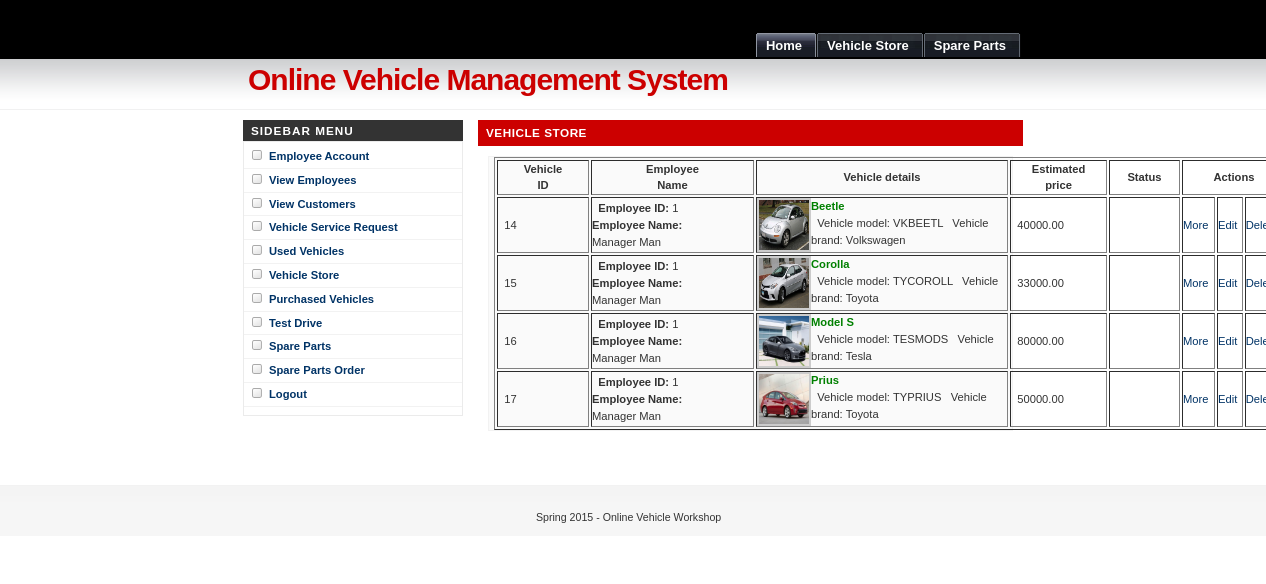
Screenshot of /viewvehiclestore.php (signed in) with the database file from the repository.
### tables this page shows
CREATE TABLE IF NOT EXISTS `vehiclestore` (
  `vehicleid` int(10) NOT NULL AUTO_INCREMENT,
  `empid` int(10) NOT NULL,
  `vehname` varchar(25) NOT NULL,
  `model` varchar(25) NOT NULL,
  `brand` varchar(25) NOT NULL,
  `images` text NOT NULL,
  `estprice` double(10,2) NOT NULL,
  `description` text NOT NULL,
  `status` varchar(25) NOT NULL,
  PRIMARY KEY (`vehicleid`)
);

CREATE TABLE IF NOT EXISTS `employee` (
  `employeeid` int(10) NOT NULL AUTO_INCREMENT,
  `fname` varchar(25) NOT NULL,
  `lname` varchar(25) NOT NULL,
  `loginid` varchar(25) NOT NULL,
  `password` varchar(25) NOT NULL,
  `emailid` varchar(25) NOT NULL,
  `contactno1` varchar(25) NOT NULL,
  `contactno2` varchar(25) NOT NULL,
  `employeetype` varchar(25) NOT NULL,
  PRIMARY KEY (`employeeid`)
);

### viewvehiclestore.php (the view, shortened to what this page needs)
<?php
include("header.php");
include("sidebar.php");
?>
		<div id="main">
			<h1>Vehicle Store</h1>
            <?php
if($ctins == 1)
{
	echo "<center><b>Employees account created successfully...</b></center><br>";
	echo "<center><b><a href='emplogin.php'>Click here to Login.</a></b></center>";
}
else
{
	?>
		<form id="form1" name="form1" method="post" action="">
		  <table width="795" border="1">
		    <tr>
		      <th width="90" scope="col">Vehicle<br />
	          ID</th>
		      <th width="161" scope="col">Employee<br />
	          Name</th>
		      <th width="250" scope="col">Vehicle details</th>
		      <th width="95" scope="col">Estimated<br />
	          price</th>
		      <th width="69" scope="col">Status</th>
              <th width="90" scope="col" colspan="3">Actions</th>
	        </tr>
          <?php
$result= mysql_query("select * from vehiclestore");
		  while($arrrec= mysql_fetch_array($result))
		  {
		  $result1= mysql_query("select * from employee where employeeid='$arrrec[empid]'");
		 $arrrec1 = mysql_fetch_array($result1);
		   echo" <tr>
		      <td>&nbsp; $arrrec[vehicleid]</td>
		      <td>&nbsp; <strong>Employee ID:</strong>  $arrrec1[employeeid]<br>
			  			 <strong>Employee Name: <br></strong> $arrrec1[fname] $arrrec1[lname]<br>
			  </td>
		      <td><img src='upload/$arrrec[images]' width='50' height='50' align='left'></img><b><font color='green'>$arrrec[vehname]</font></b> <br>
			  &nbsp; Vehicle model: $arrrec[model]
			  &nbsp; Vehicle brand: $arrrec[brand]</td>
			  <td>&nbsp; $arrrec[estprice]</td>
			  <td>&nbsp; $arrrec[status]</td>
			  <td><a href='viewvehiclestoremore.php?vehicleid=$arrrec[vehicleid]'>More</a></td><td><a href='addvehiclestore.php?vahicleid=$arrrec[vehicleid]'>Edit</a></td><td><a href='viewvehiclestore.php?vahicleid=$arrrec[vehicleid]'>Delete</a></td>
	        </tr>";
		  }
	      ?>
          </table>
		</form>
   	<?php
	}
	?>
			<p>&nbsp;</p>
<br />
		</div>
</div>
<?php
include("footer.php");
?>

### images/Underground.css (style rules this page uses)
* { margin: 0; padding: 0; }
body { margin: 0; padding: 0; font: 70%/1.5 Verdana, Tahoma, Arial, Helvetica, sans-serif; color: #333; background: #FFF url(bg.gif) repeat-x; }
a { color: #003366; background-color: inherit; text-decoration: none; }
h1, h2, h3 { font-family: Arial, 'Trebuchet MS', Sans-Serif; font-weight: bold; color: #333; }
h1 { font-size: 120%; letter-spacing: .5px; }
img { border: 2px solid #CCC; }
h1, h2, h3, p { padding: 0; margin: 10px; }
form { margin:10px; padding: 0 5px; border: 1px solid #f2f2f2; background-color: #FAFAFA; }
#main { float: right; margin: 0; padding: 0; width: 545px; }
#main h1 { margin: 10px 0; padding: 4px 0 4px 8px; font-size: 105%; color: #FFF; text-transform: uppercase; background-color: #CC0000; letter-spacing: .5px; }

### rows the page displays
vehiclestore: vehicleid "14", empid.employeeid "1", empid.fname "Manager", empid.lname "Man", images (picture), vehname "Beetle", model "VKBEETL", brand "Volkswagen", estprice "40000.00"
vehiclestore: vehicleid "15", empid.employeeid "1", empid.fname "Manager", empid.lname "Man", images (picture), vehname "Corolla", model "TYCOROLL", brand "Toyota", estprice "33000.00"
vehiclestore: vehicleid "16", empid.employeeid "1", empid.fname "Manager", empid.lname "Man", images (picture), vehname "Model S", model "TESMODS", brand "Tesla", estprice "80000.00"
vehiclestore: vehicleid "17", empid.employeeid "1", empid.fname "Manager", empid.lname "Man", images (picture), vehname "Prius", model "TYPRIUS", brand "Toyota", estprice "50000.00"
